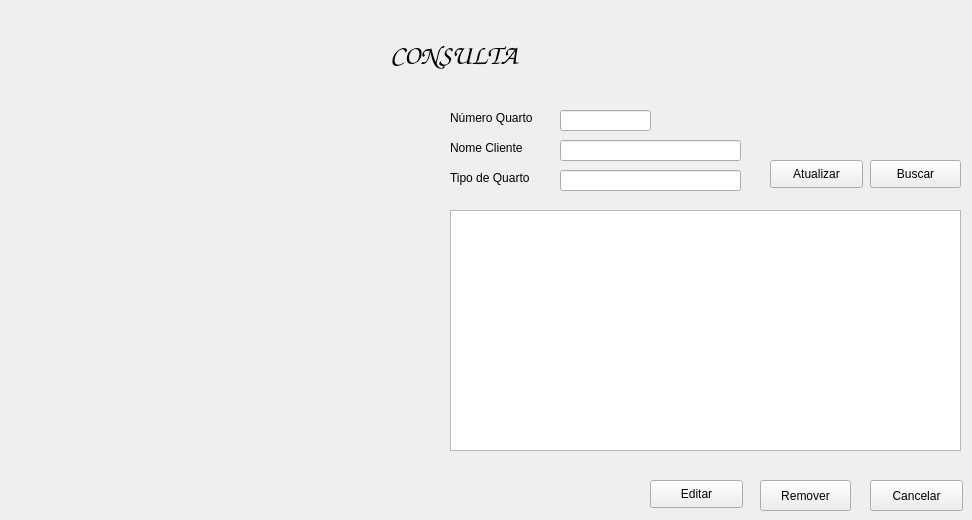
   <widget class="QWidget" name="page_4">
    <widget class="QLineEdit" name="txtNQuarto">
     <property name="geometry">
      <rect>
       <x>560</x>
       <y>110</y>
       <width>91</width>
       <height>21</height>
      </rect>
     </property>
    </widget>
    <widget class="QLabel" name="label_22">
     <property name="geometry">
      <rect>
       <x>450</x>
       <y>110</y>
       <width>101</width>
       <height>16</height>
      </rect>
     </property>
     <property name="text">
      <string>Número Quarto</string>
     </property>
    </widget>
    <widget class="QTableWidget" name="tableWidget">
     <property name="geometry">
      <rect>
       <x>450</x>
       <y>210</y>
       <width>511</width>
       <height>241</height>
      </rect>
     </property>
     <property name="gridStyle">
      <enum>Qt::NoPen</enum>
     </property>
     <property name="sortingEnabled">
      <bool>false</bool>
     </property>
    </widget>
    <widget class="QPushButton" name="btnCancel">
     <property name="geometry">
      <rect>
       <x>870</x>
       <y>480</y>
       <width>93</width>
       <height>31</height>
      </rect>
     </property>
     <property name="text">
      <string>Cancelar</string>
     </property>
    </widget>
    <widget class="QLineEdit" name="txtNCliente">
     <property name="geometry">
      <rect>
       <x>560</x>
       <y>140</y>
       <width>181</width>
       <height>21</height>
      </rect>
     </property>
    </widget>
    <widget class="QLabel" name="label_23">
     <property name="geometry">
      <rect>
       <x>450</x>
       <y>170</y>
       <width>91</width>
       <height>16</height>
      </rect>
     </property>
     <property name="text">
      <string>Tipo de Quarto</string>
     </property>
    </widget>
    <widget class="QPushButton" name="btnBuscar">
     <property name="geometry">
      <rect>
       <x>870</x>
       <y>160</y>
       <width>91</width>
       <height>28</height>
      </rect>
     </property>
     <property name="text">
      <string>Buscar</string>
     </property>
    </widget>
    <widget class="QLabel" name="label_24">
     <property name="geometry">
      <rect>
       <x>450</x>
       <y>140</y>
       <width>101</width>
       <height>16</height>
      </rect>
     </property>
     <property name="text">
      <string>Nome Cliente</string>
     </property>
    </widget>
    <widget class="QLineEdit" name="txtTQuarto">
     <property name="geometry">
      <rect>
       <x>560</x>
       <y>170</y>
       <width>181</width>
       <height>21</height>
      </rect>
     </property>
    </widget>
    <widget class="QPushButton" name="btnRemover">
     <property name="geometry">
      <rect>
       <x>760</x>
       <y>480</y>
       <width>91</width>
       <height>31</height>
      </rect>
     </property>
     <property name="text">
      <string>Remover</string>
     </property>
    </widget>
    <widget class="QLabel" name="label_25">
     <property name="geometry">
      <rect>
       <x>70</x>
       <y>170</y>
       <width>311</width>
       <height>241</height>
      </rect>
     </property>
     <property name="text">
      <string/>
     </property>
     <property name="pixmap">
      <pixmap resource="arquivosrecurso.qrc">:/imgs/imagens/buscar1.png</pixmap>
     </property>
     <property name="scaledContents">
      <bool>true</bool>
     </property>
    </widget>
    <widget class="QLabel" name="label_26">
     <property name="geometry">
      <rect>
       <x>390</x>
       <y>30</y>
       <width>331</width>
       <height>51</height>
      </rect>
     </property>
     <property name="font">
      <font>
       <family>Comic Sans MS</family>
       <pointsize>20</pointsize>
       <weight>75</weight>
       <bold>true</bold>
      </font>
     </property>
     <property name="text">
      <string>CONSULTA</string>
     </property>
    </widget>
    <widget class="QPushButton" name="pushButton_2">
     <property name="geometry">
      <rect>
       <x>650</x>
       <y>480</y>
       <width>93</width>
       <height>28</height>
      </rect>
     </property>
     <property name="text">
      <string>Editar</string>
     </property>
    </widget>
    <widget class="QPushButton" name="btnAtualizar">
     <property name="geometry">
      <rect>
       <x>770</x>
       <y>160</y>
       <width>93</width>
       <height>28</height>
      </rect>
     </property>
     <property name="text">
      <string>Atualizar</string>
     </property>
    </widget>
   </widget>
